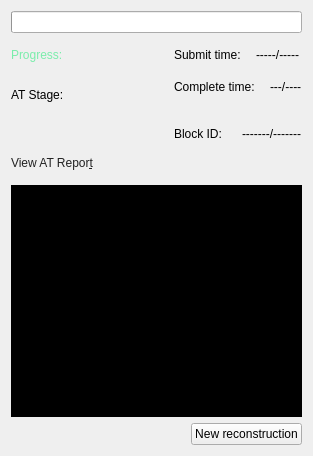
     <widget class="QWidget" name="tab_4">
      <attribute name="title">
       <string>AT</string>
      </attribute>
      <layout class="QGridLayout" name="gridLayout_3">
       <item row="0" column="0">
        <layout class="QVBoxLayout" name="verticalLayout_6" stretch="1,3,10">
         <property name="spacing">
          <number>15</number>
         </property>
         <item>
          <widget class="QProgressBar" name="progressBar_submit">
           <property name="styleSheet">
            <string notr="true"/>
           </property>
           <property name="value">
            <number>0</number>
           </property>
           <property name="textVisible">
            <bool>false</bool>
           </property>
          </widget>
         </item>
         <item>
          <layout class="QGridLayout" name="gridLayout_2">
           <item row="3" column="0">
            <widget class="QLabel" name="label_cancleLog">
             <property name="text">
              <string/>
             </property>
            </widget>
           </item>
           <item row="3" column="2">
            <layout class="QHBoxLayout" name="horizontalLayout_14">
             <item>
              <widget class="QLabel" name="label_7">
               <property name="text">
                <string>Block ID:</string>
               </property>
              </widget>
             </item>
             <item>
              <widget class="QLabel" name="label_blockID">
               <property name="text">
                <string>-------/-------</string>
               </property>
              </widget>
             </item>
            </layout>
           </item>
           <item row="1" column="2">
            <layout class="QHBoxLayout" name="horizontalLayout_9">
             <item>
              <widget class="QLabel" name="label">
               <property name="text">
                <string>Complete time:</string>
               </property>
              </widget>
             </item>
             <item>
              <widget class="QLabel" name="label_complete_time">
               <property name="text">
                <string>---/----</string>
               </property>
              </widget>
             </item>
            </layout>
           </item>
           <item row="5" column="0">
            <spacer name="verticalSpacer_2">
             <property name="orientation">
              <enum>Qt::Vertical</enum>
             </property>
             <property name="sizeHint" stdset="0">
              <size>
               <width>20</width>
               <height>40</height>
              </size>
             </property>
            </spacer>
           </item>
           <item row="1" column="0" rowspan="2">
            <layout class="QHBoxLayout" name="horizontalLayout_7">
             <item>
              <widget class="QLabel" name="label_Status">
               <property name="text">
                <string>AT Stage:</string>
               </property>
              </widget>
             </item>
             <item>
              <widget class="QLabel" name="label_StatusValue">
               <property name="minimumSize">
                <size>
                 <width>40</width>
                 <height>0</height>
                </size>
               </property>
               <property name="midLineWidth">
                <number>20</number>
               </property>
               <property name="text">
                <string/>
               </property>
              </widget>
             </item>
            </layout>
           </item>
           <item row="4" column="0">
            <widget class="QLabel" name="label_view_report">
             <property name="text">
              <string>&lt;html&gt;&lt;head/&gt;&lt;body&gt;&lt;p&gt;&lt;a href=&quot; &quot;&gt;&lt;span style=&quot; color:#222222;&quot;&gt;View AT Repor&lt;/span&gt;&lt;/a&gt;&lt;a href=&quot; &quot;&gt;&lt;span style=&quot; text-decoration: underline; color:#222222;&quot;&gt;t&lt;/span&gt;&lt;/a&gt;&lt;/p&gt;&lt;/body&gt;&lt;/html&gt;</string>
             </property>
            </widget>
           </item>
           <item row="1" column="1">
            <spacer name="horizontalSpacer">
             <property name="orientation">
              <enum>Qt::Horizontal</enum>
             </property>
             <property name="sizeHint" stdset="0">
              <size>
               <width>40</width>
               <height>20</height>
              </size>
             </property>
            </spacer>
           </item>
           <item row="0" column="0">
            <layout class="QHBoxLayout" name="horizontalLayout_6">
             <item>
              <widget class="QLabel" name="label_Progress">
               <property name="styleSheet">
                <string notr="true">color: rgb(122, 237, 171);</string>
               </property>
               <property name="text">
                <string>Progress:</string>
               </property>
              </widget>
             </item>
             <item>
              <widget class="QLabel" name="label_ProgressValue">
               <property name="styleSheet">
                <string notr="true">color: rgb(122, 237, 171);</string>
               </property>
               <property name="text">
                <string/>
               </property>
              </widget>
             </item>
            </layout>
           </item>
           <item row="0" column="2">
            <layout class="QHBoxLayout" name="horizontalLayout_8">
             <item>
              <widget class="QLabel" name="label_11">
               <property name="text">
                <string>Submit time:</string>
               </property>
              </widget>
             </item>
             <item>
              <widget class="QLabel" name="label_create_time">
               <property name="text">
                <string>-----/-----</string>
               </property>
              </widget>
             </item>
            </layout>
           </item>
          </layout>
         </item>
         <item>
          <widget class="QTableWidget" name="taskList">
           <property name="sizePolicy">
            <sizepolicy hsizetype="Expanding" vsizetype="Expanding">
             <horstretch>0</horstretch>
             <verstretch>0</verstretch>
            </sizepolicy>
           </property>
           <property name="minimumSize">
            <size>
             <width>200</width>
             <height>100</height>
            </size>
           </property>
           <property name="styleSheet">
            <string notr="true">QHeaderView                    
{
    background:#333333; 
    color:#A5A5A5;
	font: 14px &quot;Arial&quot;;        
}

QHeaderView::section           
{
    
	font: 14px &quot;Arial&quot;;
                  
    background:#333333;           
    border:none;                  
    text-align:left;               
 
    min-height:64px;               
    max-height:64px;               
 
    margin-left:0px;               
    padding-left:0px;              
}
 

QTableWidget                   
{
    background:#000000;           
    border:none;                 
 
   font: 14px &quot;Arial&quot;;
   color:#FFFFFF;                
}
 

QTableWidget::item               
{
    border-bottom:1px solid #383838 ; 
}
 


QScrollBar::handle:vertical       
{
    background: rgba(255,255,255,20%); 
    border: 0px solid grey;            
    border-radius:3px;                 
    width: 8px;                        
}

QScrollBar::vertical                   
{
    border-width:1px;                       
    border-style: solid;                    
    border-color: rgba(255, 255, 255, 10%);
    width: 8px;                             
    margin:0px 0px 0px 0px;                
    border-radius:3px;                      
}


QScrollBar::add-page:vertical, QScrollBar::sub-page:vertical 
{
    background:rgba(255,255,255,10%);                           
}

QScollBar::add-line:vertical, QScrollBar::sub-line:vertical  
{
    background:transparent;                                      
}
</string>
           </property>
          </widget>
         </item>
        </layout>
       </item>
       <item row="1" column="0" alignment="Qt::AlignRight">
        <widget class="QPushButton" name="btn_newContruction">
         <property name="text">
          <string>New reconstruction</string>
         </property>
         <property name="default">
          <bool>false</bool>
         </property>
         <property name="flat">
          <bool>false</bool>
         </property>
        </widget>
       </item>
      </layout>
     </widget>
